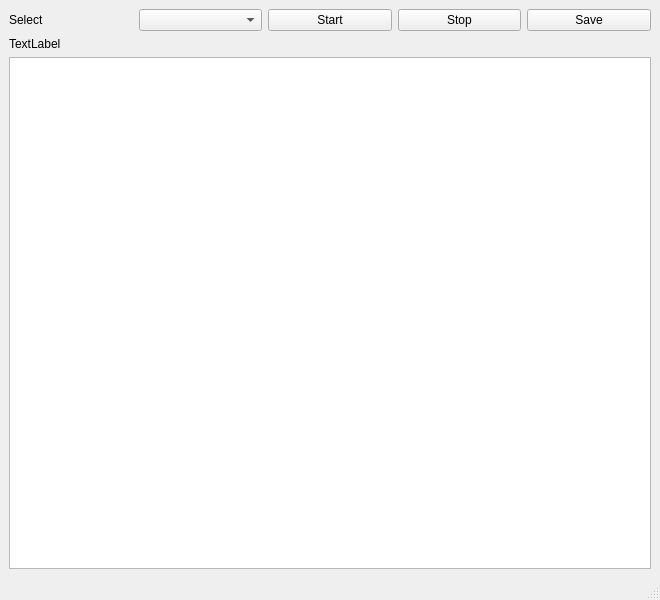
<?xml version="1.0" encoding="UTF-8"?>
<ui version="4.0">
 <class>MainWindow</class>
 <widget class="QMainWindow" name="MainWindow">
  <property name="geometry">
   <rect>
    <x>0</x>
    <y>0</y>
    <width>660</width>
    <height>600</height>
   </rect>
  </property>
  <property name="windowTitle">
   <string>MainWindow</string>
  </property>
  <widget class="QWidget" name="centralwidget">
   <layout class="QVBoxLayout" name="verticalLayout_2">
    <item>
     <layout class="QHBoxLayout" name="horizontalLayout_2">
      <item>
       <widget class="QLabel" name="label">
        <property name="text">
         <string>Select</string>
        </property>
       </widget>
      </item>
      <item>
       <widget class="QComboBox" name="comboBox"/>
      </item>
      <item>
       <widget class="QPushButton" name="pushButton_open_camera">
        <property name="text">
         <string>Start</string>
        </property>
       </widget>
      </item>
      <item>
       <widget class="QPushButton" name="pushButton_stop">
        <property name="text">
         <string>Stop</string>
        </property>
       </widget>
      </item>
      <item>
       <widget class="QPushButton" name="pushButton_Camera_up">
        <property name="text">
         <string>Save</string>
        </property>
       </widget>
      </item>
     </layout>
    </item>
    <item>
     <widget class="QLabel" name="label_ImageDisplay">
      <property name="text">
       <string>TextLabel</string>
      </property>
     </widget>
    </item>
    <item>
     <widget class="QPlainTextEdit" name="plainTextEdit"/>
    </item>
   </layout>
  </widget>
  <widget class="QMenuBar" name="menubar">
   <property name="geometry">
    <rect>
     <x>0</x>
     <y>0</y>
     <width>660</width>
     <height>21</height>
    </rect>
   </property>
  </widget>
  <widget class="QStatusBar" name="statusbar"/>
 </widget>
 <resources/>
 <connections/>
</ui>
